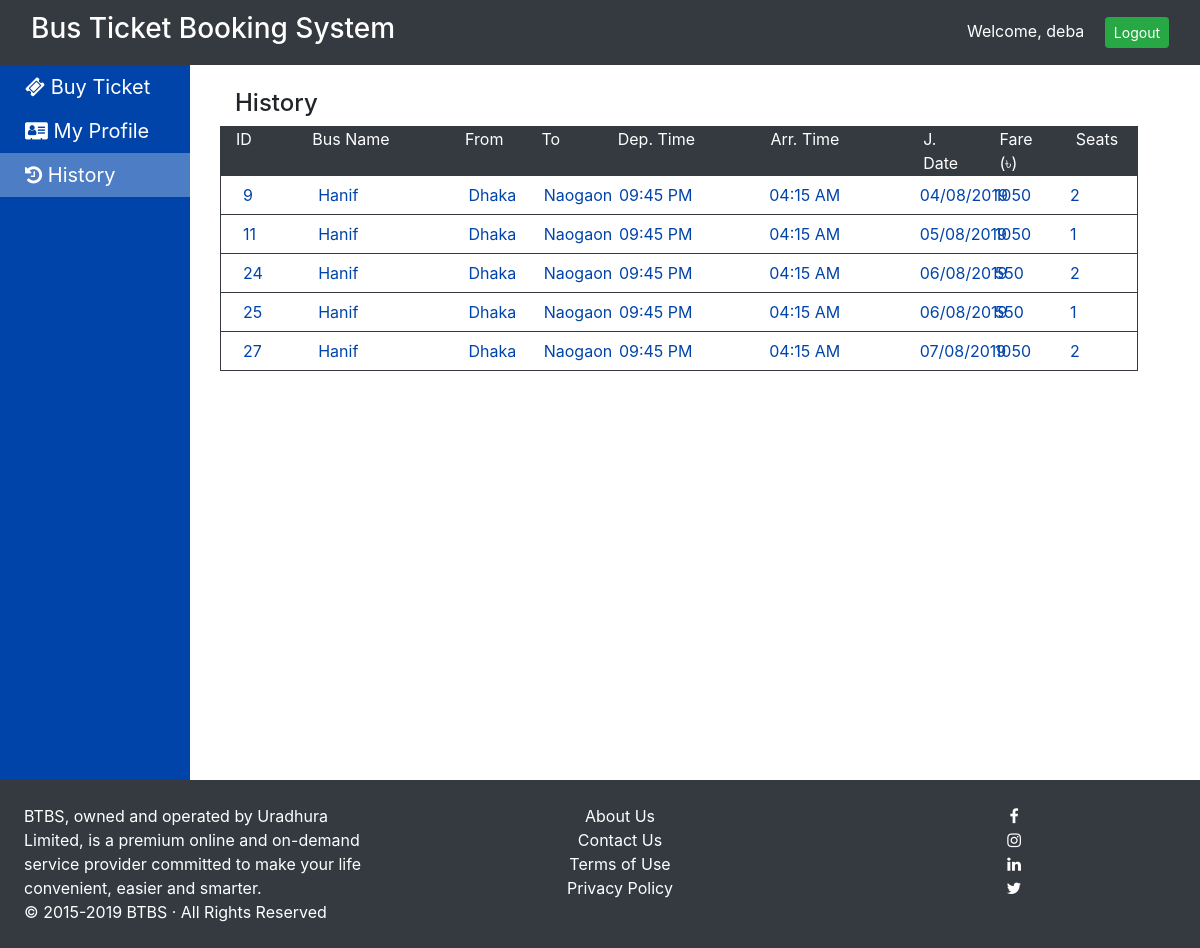
Screenshot of /history.php (signed in) with the database file from the repository.
### tables this page shows
CREATE TABLE `tickets` (
  `id` int(5) NOT NULL,
  `passenger_id` int(5) NOT NULL,
  `bus_id` int(5) NOT NULL,
  `jdate` varchar(25) NOT NULL,
  `seats` varchar(120) NOT NULL,
  `fare` int(10) NOT NULL
);

CREATE TABLE `buses` (
  `id` int(5) NOT NULL,
  `bname` varchar(25) NOT NULL,
  `bus_no` varchar(25) NOT NULL,
  `owner_id` int(5) NOT NULL,
  `from_loc` varchar(20) NOT NULL,
  `from_time` varchar(8) NOT NULL,
  `to_loc` varchar(20) NOT NULL,
  `to_time` varchar(8) NOT NULL,
  `fare` int(5) NOT NULL,
  `approved` tinyint(1) NOT NULL DEFAULT '0'
);

### history.php (the view, shortened to what this page needs)
<?php
include 'inc/basic_template.php';
?>
<div class="container">
    <h4>History</h4>
<div class="table-con">
<div class="row">
    <div class="col-md-1">ID</div>
    <div class="col-md-2">Bus Name</div>
    <div class="col-md-1">From</div>
    <div class="col-md-1">To</div>
    <div class="col-md-2">Dep. Time</div>
    <div class="col-md-2">Arr. Time</div>
    <div class="col-md-1">J. Date</div>
    <div class="col-md-1">Fare (৳)</div>
    <div class="col-md-1">Seats</div>
</div>
<?php
$conn = initDB();
$query = "select t.id as t_id, t.jdate, t.fare, t.seats, b.id as bus_id, b.bname as bus_name,";
$query .= "b.from_loc, b.to_loc, b.from_time, b.to_time from tickets t, buses b where t.bus_id = b.id and t.passenger_id=" . $_SESSION['user']['id'];
$res = $conn->query($query);
if ($res->num_rows == 0) {
    echo '
    <div class="row">
        <div class="col-md-12">No Tickets</div>
    </div>';
}
else {
    while ($row = $res->fetch_assoc()) {
        echo '
        <div class="content row">
            <div class="col-md-1">' . $row["t_id"] . '</div>
            <div class="col-md-2">' . $row["bus_name"] . '</div>
            <div class="col-md-1">' . $row["from_loc"] . '</div>
            <div class="col-md-1">' . $row["to_loc"] . '</div>
            <div class="col-md-2">' . $row["from_time"] . '</div>
            <div class="col-md-2">' . $row["to_time"] . '</div>
            <div class="col-md-1">' . $row["jdate"] . '</div>
            <div class="col-md-1">' . $row["fare"] . '</div>
            <div class="col-md-1">'.count(unserialize($row["seats"])).'</div>
        </div>';
    }
}
?>
</div>
</div>

### css/style.css (style rules this page uses)
body { padding-top: 65px; }
.table-con { width: 95%; }
.table-con .row:first-of-type, .table-con .head { background: #343A40; border: 1px solid #343A40; color: #fff; }
.table-con .content { background: #fff!important; color: #0044aa!important; cursor: pointer; padding: 7px; border-width: 0 1px 1px 1px; border-color: #343A40; border-style: solid; }

### rows the page displays
tickets: id "9", bus.bname "Hanif", bus.from_loc "Dhaka", bus.to_loc "Naogaon", bus.from_time "09:45 PM", bus.to_time "04:15 AM", jdate "04/08/2019", fare "1050", seats "2"
tickets: id "11", bus.bname "Hanif", bus.from_loc "Dhaka", bus.to_loc "Naogaon", bus.from_time "09:45 PM", bus.to_time "04:15 AM", jdate "05/08/2019", fare "1050", seats "1"
tickets: id "24", bus.bname "Hanif", bus.from_loc "Dhaka", bus.to_loc "Naogaon", bus.from_time "09:45 PM", bus.to_time "04:15 AM", jdate "06/08/2019", fare "550", seats "2"
tickets: id "25", bus.bname "Hanif", bus.from_loc "Dhaka", bus.to_loc "Naogaon", bus.from_time "09:45 PM", bus.to_time "04:15 AM", jdate "06/08/2019", fare "550", seats "1"
tickets: id "27", bus.bname "Hanif", bus.from_loc "Dhaka", bus.to_loc "Naogaon", bus.from_time "09:45 PM", bus.to_time "04:15 AM", jdate "07/08/2019", fare "1050", seats "2"

### other values shown
$_SESSION['user']['uname'] "deba"
